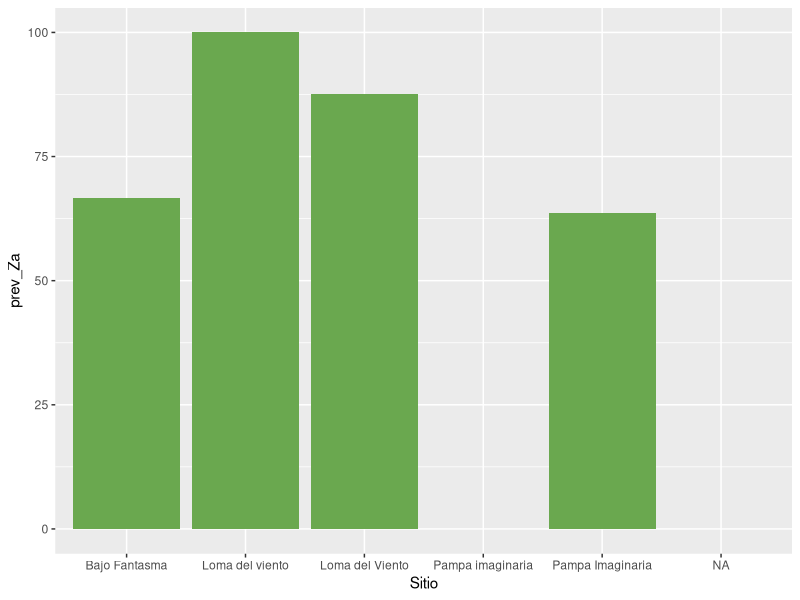
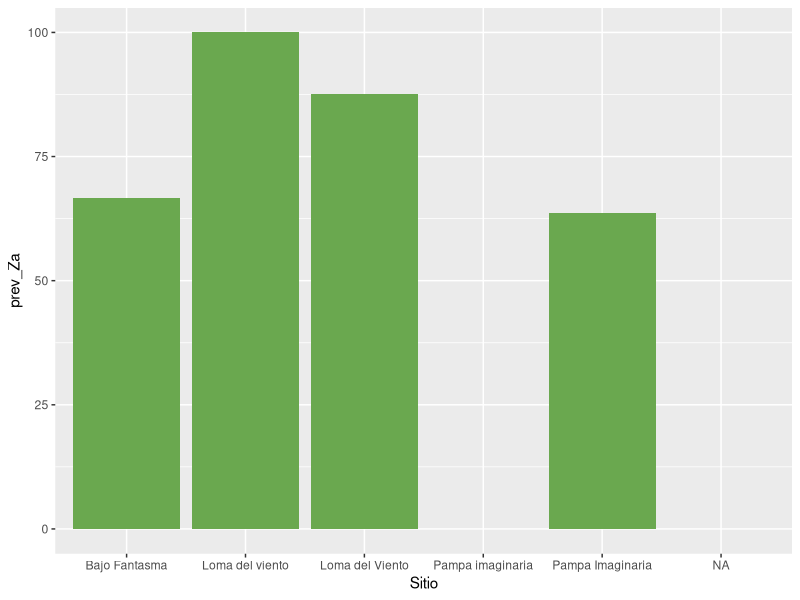

The R source for these figures, in order:
# ANALISIS prevalencia visitantes florales
# M.  - marzo 2024

setwd("C:/Users/usuario/Desktop/nota plantas")
library(readxl)
library(dplyr)
library(ggplot2)

datos <- read_excel("Datos_campo_plantas_COMPLETO.xlsx", skip = 1)
names(datos)

# arreglo a mano los sitios
datos$Sitio[datos$Sitio == "loma del viento"] <- "Loma del Viento"
datos$Sitio[datos$Sitio == "L. del Viento"] <- "Loma del Viento"
datos$Sitio[datos$Sitio == "bajo fantasma"] <- "Bajo Fantasma"
datos$Sitio[datos$Sitio == "P. Imaginaria"] <- "Pampa Imaginaria"

# saco la planta con 999
datos <- datos[-10, ]

datos$`Z. aurea` <- as.numeric(datos$`Z. aurea`)

# prevalencia
prev <- datos %>%
  group_by(Sitio) %>%
  summarise(prev_Za = mean(`Z. aurea` > 0, na.rm = TRUE) * 100,
            abund_Za = mean(`Z. aurea`, na.rm = TRUE))
prev
# copiar a la tabla del word!!

ggplot(prev, aes(Sitio, prev_Za)) + geom_col(fill = "#6AA84F")
ggsave("grafico prevalencia nuevo.png")
